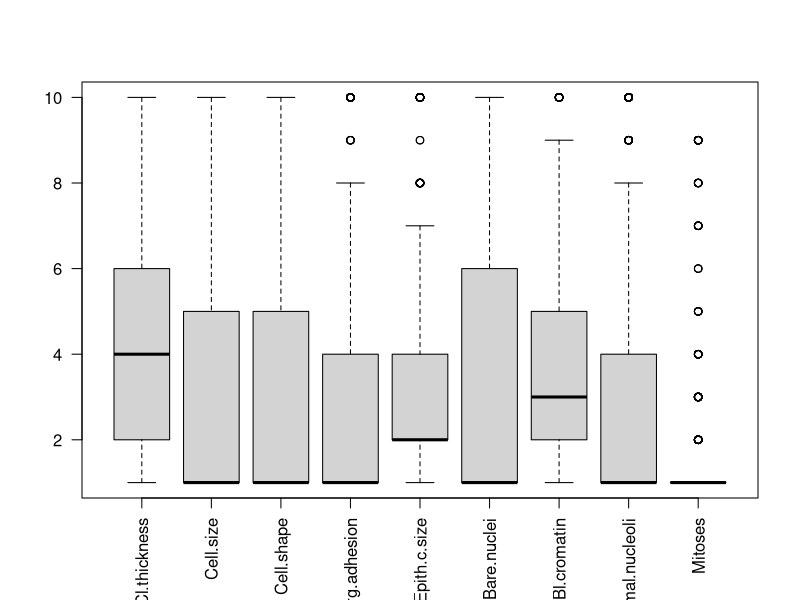
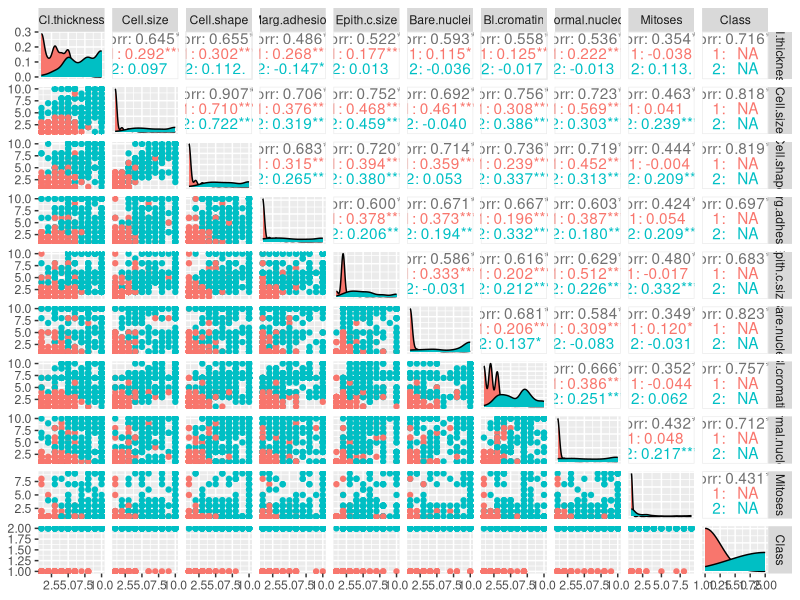

The R source for these figures, in order: (Note: this script raises an error after producing the figures.)
## ---- chunk 1
library(mlbench)
library(ggplot2)
library(GGally)
library(car)
library(dplyr)
library(randomForest)
library(pROC)
data(BreastCancer)

# Check the structure of the dataset
str(BreastCancer)

## ---- chunk 2

sapply(BreastCancer,function(x)sum(is.na(x)))
## ---- chunk 3
boxplot(BreastCancer[, -c(1,11)], las = 2, notch = F)
## ---- chunk 4
ggpairs(BreastCancer[,-1] %>% dplyr::mutate_all(as.numeric), mapping = ggplot2::aes(colour = as.factor(Class)), progress = FALSE)
## ---- chunk 5

# Compute variance inflation factors (VIF)
vif(lm(Class ~ ., data = BreastCancer[, -1]%>% dplyr::mutate_all(as.numeric)))

## ---- chunk 6
# Set seed for reproducibility
set.seed(123)

# Split the data into training and test sets
training_rows <- sample(1:nrow(BreastCancer), 0.7*nrow(BreastCancer))
training_set <- BreastCancer[training_rows, -1]
test_set <- BreastCancer[-training_rows,-1 ]

# Train the model
 rf_model <- cforest(Class ~ ., data = training_set, controls=cforest_unbiased(ntree=5, mtry=3))

# Print the model
rf_model

## ---- chunk 7
# Make predictions on the test data
predictions <- predict(rf_model, newdata = test_set)

# Print confusion matrix
table(observed = test_set$Class, predicted = predictions)

## ---- chunk 8

pred_prob <- predict(rf_model, newdata = test_set, type = "prob")
pred_prob <- sapply(pred_prob, `[[`, 2)
roc_obj <- roc(test_set$Class, pred_prob)

cat("AUC: ", auc(roc_obj), "\n")

## ---- chunk 9
plot(roc_obj)
## ---- chunk 10
# Load necessary library
library(caret)

# Define training control
train_control <- trainControl(method = "cv", number = 10)

# Train the model using cross-validation
rf_model <- train(Class ~ ., data = BreastCancer[,-1] %>% na.omit(), trControl = train_control, method = "rf")

# Print the model
print(rf_model)


## ---- chunk 11
# Get variable importance
varimp(rf_model)

